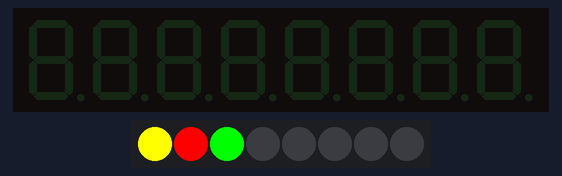
This sketch was run on a simulated Arduino Uno, built with avr-gcc and run on an emulated ATmega328P. Parts: 8-digit seven-segment display, 8 RGB LEDs in strip order, left to right.

Above: at 0.1 s.

The sketch:

DisplayTest20181221.ino
```cpp
#include <TM1638.h>
// define a module on data pin 8, clock pin 9 and strobe pin 7
TM1638 module(8, 9, 7);
unsigned long a=1;
void setup(){}
void loop()
{
module.setLED(TM1638_COLOR_RED, 1);  // set LED number x to red
module.setLED(TM1638_COLOR_GREEN, 2); // set LED number x to green
module.setLED(TM1638_COLOR_RED+TM1638_COLOR_GREEN, 0); // set LED number x to red and green

}
```
